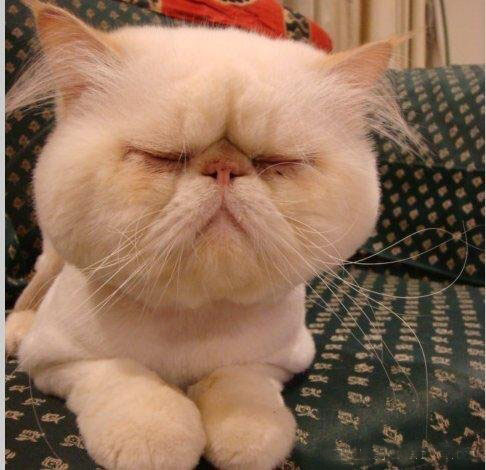
%> input picture PA2-Segmentation and clustering/PA2_out/imgs/cat_grumpy.jpg, 486 x 470 px
$ octave RunComputeSegmentation.m   (GNU Octave 9; MATLAB toolbox functions it lacks are replaced by stand-ins)
%> lines starting %> are read from the running program, lines starting %| are printed output that depends on the picture; in (x1, y1, x2, y2) boxes, pixels count from 0 and x2, y2 are one past the last pixel; in counts of white or black regions, pixels touching at a corner belong together; the program's own positions count from 1
### PA2-Segmentation and clustering/PA2_out/code/ComputeSegmentation.m
function segments = ComputeSegmentation(img, k, clusteringMethod, featureFn, ...
                                        normalizeFeatures, resize)
% Compute a segmentation for an image.
%
% First a feature vector is extracted from each pixel of the image. Next a
% clustering algorithm is applied to the set of all feature vectors. Two
% pixels are assigned to the same segment if and only if their feature
% vectors are assigned to the same cluster.
%
% Note that segmenting an image of size w x h involves clustring w*h
% points; this could run very slowly for high resolution images. To improve
% performance in this case, we can segment a shrunk version of the image
% and then use the segmentation of the small image to construct a
% segmentation for the original image. Setting the resize parameter enables
% this optimization.
%
% segments = ComputeSegmentation(img, k, clusteringMethod, featureFn, normalizeFeatures, resize)
%
% INPUTS
% img - An array of pixel data for the image to segment.
% k - The number of segments into which the image should be split.
% clusteringMethod - The method to use for clustering. Must be one of
%                    'kmeans' or 'hac' for k-means or hiehierarchical
%                    agglomerative clustering respectively.
% featureFn - Parameter specifying a handle to a function used to
%             extract features from the image. To create a function handle,
%             prepend a @ to the name of a function like this:
%             @ComputeColorFeatures
% normalizeFeatures - OPTIONAL parameter; if true then NormalizeFeatures
%                     will be used to normalize features after they are
%                     computed.
% resize - OPTIONAL parameter giving the scale to which the image should be
%          resized prior to extracting features and clustering; should be
%          in the range 0 < resize <= 1. Setting this argument to a smaller
%          value will increase the speed of the clustering algorithm but
%          will cause the computed segments to be blockier. This setting is
%          usually not necessary for kmeans clustering, but when using
%          hac clustering this parameter will probably need to be set to
%          a value less than 1.
%
%
% OUTPUTS
% segments - A struct array with one element for each cluster.
%            segments(c) is a struct describing segment number c and has
%            the following fields:
%
%     .img  - An array of size h x w x 3 containing image data for the cth
%             cluster.
%     .mask - A logical array of size h x w where mask(i, j) = 1 if
%             img(i, j, :) is part of cluster c.

    if strcmp(clusteringMethod, 'kmeans')
        clusterFn = @KMeansClustering;
    elseif strcmp(clusteringMethod, 'hac')
        clusterFn = @HAClustering;
    else
        error('method must be one of ''kmeans'' or ''hac''');
    end

    if nargin < 5
        normalizeFeatures = true;
    end

    if nargin < 6
        resize = 1;
    end


    height = size(img, 1);
    width = size(img, 2);

    % Resize the image.
    imgSmall = imresize(img, resize);

    % Compute features for the smaller image.
    features = featureFn(imgSmall);

    % Maybe normalize the features.
    if normalizeFeatures
        features = NormalizeFeatures(features);
    end

    % The features array is of size h x w x f, but the clustering
    % algorithms expect a matrix of points of shape (h*w) x f, so we have
    % to reshape the features array.
    points = reshape(features, [], size(features, 3));

    % Apply the clustering algorithm to get an assignment of each point to
    % a cluster.
    idx = clusterFn(points, k);

    % The clustering algorithm gives a vector of cluster identities, but we
    % want a rectangular array of the same size as the image so we reshape
    % again.
    idx = reshape(idx, size(features, 1), size(features, 2));

    % The image may have been resized prior to clustering, but we want
    % a segmentation of the original image. To fix this we treat the array
    % of cluster identities as an image, and resize it to the size of the
    % original image. For this to work correctly the cluster identities
    % need to be resized using nearest neighbor interpolation.
    idx = imresize(idx, [height, width], 'nearest');

    % Conver the array of cluster identities into a more convenient data
    % structure.
    segments = MakeSegments(img, idx);
end

### PA2-Segmentation and clustering/PA2_out/code/NormalizeFeatures.m
function featuresNorm = NormalizeFeatures(features)
% Normalize image features to have zero mean and unit variance. This
% normalization can cause k-means clustering to perform better.
%
% INPUTS
% features - An array of features for an image. features(i, j, :) is the
%            feature vector for the pixel img(i, j, :) of the original
%            image.
%
% OUTPUTS
% featuresNorm - An array of the same shape as features where each feature
%                has been normalized to have zero mean and unit variance.

    features = double(features);
    featuresNorm = features;

%%%%%%%%%%%%%%%%%%%%%%%%%%%%%%%%%%%%%%%%%%%%%%%%%%%%%%%%%%%%%%%%%%%%%%%%%%%%%%%%
%                                                                              %
%                                YOUR CODE HERE:                               %
%                                                                              %
%                HINT: The functions mean and std may be useful                %
%                                                                              %
%%%%%%%%%%%%%%%%%%%%%%%%%%%%%%%%%%%%%%%%%%%%%%%%%%%%%%%%%%%%%%%%%%%%%%%%%%%%%%%%
    [~,~,len] = size(featuresNorm);
    for i = 1:len
    % each feature
        temp_fea = featuresNorm(:,:,i);
        mean_fea = mean(temp_fea(:));
        std_fea = std(temp_fea(:));
        featuresNorm(:,:,i) = (featuresNorm(:,:,i) - mean_fea)./std_fea;
    end

%%%%%%%%%%%%%%%%%%%%%%%%%%%%%%%%%%%%%%%%%%%%%%%%%%%%%%%%%%%%%%%%%%%%%%%%%%%%%%%%
%                                                                              %
%                              CODE        END                                 %
%                                                                              %
%                                                                              %
%%%%%%%%%%%%%%%%%%%%%%%%%%%%%%%%%%%%%%%%%%%%%%%%%%%%%%%%%%%%%%%%%%%%%%%%%%%%%%%%
end

### PA2-Segmentation and clustering/PA2_out/code/KMeansClustering.m
function idx = KMeansClustering(X, k, visualize2D, centers)
% Run the k-means clustering algorithm.
%
% INPUTS
% X - An array of size m x n containing the points to cluster. Each row is
%     an n-dimensional point, so X(i, :) gives the coordinates of the ith
%     point.
% k - The number of clusters to compute.
% visualize2D - OPTIONAL parameter telling whether or not to visualize the
%               progress of the algorithm for 2D data. If not set then 2D
%               data will not be visualized.
% centers - OPTIONAL parameter giving initial centers for the clusters.
%           If provided, centers should be a k x n matrix where
%           centers(c, :) is the center of the cth cluster. If not provided
%           then cluster centers will be initialized by selecting random
%           rows of X. You don't need to use this parameter; it is mainly
%           here to make your code more easily testable.
%
% OUTPUTS
% idx     - The assignments of points to clusters. idx(i) = c means that the
%           point X(i, :) has been assigned to cluster c.

    if ~isa(X, 'double')
        X = double(X);
    end
    % The number of points to cluster.
    m = size(X, 1);
    % The dimension of each point.
    n = size(X, 2);

    % If we are going to display the clusters graphically then create a
    % figure in which to draw the visualization.
    figHandle = [];
    if n == 2 && visualize2D
        figHandle = figure;
    end


    % If initial cluster centers were not provided then initialize cluster
    % centers to random rows of X. Each row of the centers variable should
    % contain the center of a cluster, so that centers(c, :) is the center
    % of the cth cluster.
    if ~exist('centers', 'var')
        centers = zeros(k, n);
        %%%%%%%%%%%%%%%%%%%%%%%%%%%%%%%%%%%%%%%%%%%%%%%%%%%%%%%%%%%%%%%%%%%%%%%
        %                                                                     %
        %                            YOUR CODE HERE                           %
        %                                                                     %
        %%%%%%%%%%%%%%%%%%%%%%%%%%%%%%%%%%%%%%%%%%%%%%%%%%%%%%%%%%%%%%%%%%%%%%%
        indx = randperm(m,k);
        centers = X(indx,:);
        %%%%%%%%%%%%%%%%%%%%%%%%%%%%%%%%%%%%%%%%%%%%%%%%%%%%%%%%%%%%%%%%%%%%%%%
        %                                                                     %
        %                            END YOUR CODE                            %
        %                                                                     %
        %%%%%%%%%%%%%%%%%%%%%%%%%%%%%%%%%%%%%%%%%%%%%%%%%%%%%%%%%%%%%%%%%%%%%%%
    end

    % The assignments of points to clusters. If idx(i) == c then the point
    % X(i, :) belongs to the cth cluster.
    idx = zeros(m, 1);

    % The number of iterations that we have performed.
    iter = 0;

    % If the assignments of points to clusters have not converged after
    % performing MAX_ITER iterations then we will break and just return the
    % current cluster assignments.
    MAX_ITER = 100;

    while true
        % Store old cluster assignments
        old_idx = idx;

        % Compute distances from each point to the centers and assign each
        % point to the closest cluster.
        %%%%%%%%%%%%%%%%%%%%%%%%%%%%%%%%%%%%%%%%%%%%%%%%%%%%%%%%%%%%%%%%%%%%%%%
        %                                                                     %
        %                            YOUR CODE HERE                           %
        %                                                                     %
        %%%%%%%%%%%%%%%%%%%%%%%%%%%%%%%%%%%%%%%%%%%%%%%%%%%%%%%%%%%%%%%%%%%%%%%
        D = pdist2(X,centers);
        [~,idx] = min(D,[],2);
        %%%%%%%%%%%%%%%%%%%%%%%%%%%%%%%%%%%%%%%%%%%%%%%%%%%%%%%%%%%%%%%%%%%%%%%
        %                                                                     %
        %                            END YOUR CODE                            %
        %                                                                     %
        %%%%%%%%%%%%%%%%%%%%%%%%%%%%%%%%%%%%%%%%%%%%%%%%%%%%%%%%%%%%%%%%%%%%%%%

        % Break if cluster assignments didn't change
        if idx == old_idx
            break;
        end

        % Update the cluster centers
        %%%%%%%%%%%%%%%%%%%%%%%%%%%%%%%%%%%%%%%%%%%%%%%%%%%%%%%%%%%%%%%%%%%%%%%
        %                                                                     %
        %                            YOUR CODE HERE                           %
        %                                                                     %
        %%%%%%%%%%%%%%%%%%%%%%%%%%%%%%%%%%%%%%%%%%%%%%%%%%%%%%%%%%%%%%%%%%%%%%%
        for i = 1 :k
            centers(i,:)= mean(X(find(idx==i),:));
        end
        %%%%%%%%%%%%%%%%%%%%%%%%%%%%%%%%%%%%%%%%%%%%%%%%%%%%%%%%%%%%%%%%%%%%%%%
        %                                                                     %
        %                            END YOUR CODE                            %
        %                                                                     %
        %%%%%%%%%%%%%%%%%%%%%%%%%%%%%%%%%%%%%%%%%%%%%%%%%%%%%%%%%%%%%%%%%%%%%%%

        % Display the points in the 2D case.
        if n == 2 && visualize2D
            VisualizeClusters2D(X, idx, centers, figHandle);
            pause;
        end

        % Stop early if we have performed more than MAX_ITER iterations
        iter = iter + 1;
        if iter > MAX_ITER
            break;
        end
    end
end

### PA2-Segmentation and clustering/PA2_out/code/MakeSegments.m
function segments = MakeSegments(img, idx)
% Use the cluster assignments for each pixel in an image to create a data
% structure describing the computed segments.
%
% INPUTS
% img - The original image; an array of size w x h x 3
% idx - Cluster identities for the image. idx(i, j) = c means that the
%       pixel img(i, j, :) is assigned to cluster c.
%
% OUTPUTS
% segments - A struct array with one element for each cluster.
%            segments(c) is a struct describing segment number c and has
%            the following fields:
%
%     .img  - An array of size h x w x 3 containing image data for the cth
%             cluster.
%     .mask - A logical array of size h x w where mask(i, j) = 1 if
%             img(i, j, :) is part of cluster c.

    labels = unique(idx);

    segments = repmat(struct('img', [], 'mask', []), 1, length(labels));

    for i = 1:length(labels)
        mask = (idx == labels(i));
        segments(i).mask = mask;
        segments(i).img = MaskImage(mask, img);
    end

end

### PA2-Segmentation and clustering/PA2_out/code/MaskImage.m
function maskedImg = MaskImage(mask, img, bgColor)
% Extract parts of an image using a mask.
%
% INPUTS
% mask - A logical array of size h x w specifying the segments of the image
%        to extract.
% img - An array of image data of size h x w x 3.
% bgColor - A vector [r, g, b] giving the background color of the masked
%           image where 0 <= r, g, b <= 1. This parameter is OPTIONAL; if
%           it is not set then it is set to the default background color
%           for figures.

    height = size(img, 1);
    width = size(img, 2);
    numChannels = size(img, 3);

    % If a background color is not specified then we hack a bit to set the
    % background color to the default background color of a figure.
    if nargin < 3
        bgColor = get(0, 'DefaultFigureColor');
    end

    % A dirty hack to convert the bgColor to the class of img.
    bgColor = eval(sprintf('im2%s(%s)', class(img), 'bgColor'));

    bgColor = reshape(bgColor, [1, 1, numChannels]);
    maskedImg = repmat(bgColor, [height, width, 1]);

    mask = repmat(mask, [1, 1, numChannels]);
    maskedImg(mask) = img(mask);

    % Another dirty hack to convert the output to the class of the input
    maskedImg = eval(sprintf('%s(%s)', class(img), 'maskedImg'));
end

### PA2-Segmentation and clustering/PA2_out/code/ShowSegments.m
function ShowSegments(img, segments)
% Creates a figure showing the individual segments of a segmentation.
%
% INPUTS
% img - The image for which a segmentation has been computed.
% segments - A struct array containing a segmentation for img. The format
%            of the struct array is described in ComputeSegmentation.m.

    % Pick the width and height of the subplot grid automatically to make
    % it as square as possible.
    gridWidth = ceil(sqrt(length(segments) + 1));
    gridHeight = ceil((1 + length(segments)) / gridWidth);

    figure;

    % Show the original image.
    subplot(gridHeight, gridWidth, 1);
    imshow(img);

    % Show each segment.
    for i = 1:length(segments)
        subplot(gridHeight, gridWidth, i + 1);
        imshow(segments(i).img);
    end
    subplot(gridHeight, gridWidth, 1);

end

### PA2-Segmentation and clustering/PA2_out/code/MakeMeanColorImage.m
function meanColorImg = MakeMeanColorImage(segments)
% Visualize a segmentation of an image by replacing each segment of the
% original image with its mean color.
%
% INPUTS
% segments - A struct array containing information about computed segments
%            as described in MakeSegments.m.
% meanColorImg - An array of the same size as the original image such that
%                meanColorImg(i, j, :) is the average color of the segment
%                to which pixel (i, j) of the original image has been
%                assigned.

    meanColorImg = zeros(size(segments(1).img));

    for channel = 1:size(meanColorImg, 3)
        simgChannel = zeros(size(meanColorImg, 1), size(meanColorImg, 2));
        for c = 1:length(segments)
            segmentChannel = double(segments(c).img(:, :, channel));
            mask = segments(c).mask;
            simgChannel(mask) = mean(segmentChannel(mask));
        end
        meanColorImg(:, :, channel) = simgChannel;
    end

    meanColorImg = uint8(meanColorImg);
end

### PA2-Segmentation and clustering/PA2_out/code/ComputeColorFeatures.m
function features = ComputeColorFeatures(img)
% Computes a feature vector of color values for all pixels in an image.
%
% INPUTS
% img - Array of image data of size h x w x 3.
%
% OUTPUT
% features - Array of size h x w x 3 where features(i, j, :) is the feature
%            vector for the pixel img(i, j, :). In the case of color
%            features this is simply the input image.

    features = double(img);
end

### PA2-Segmentation and clustering/PA2_out/code/ShowMeanColorImage.m
function ShowMeanColorImage(img, segments)
% Given a segmentation of an image, creates a figure showing the original
% image and a recolored version of the image where the pixels of each
% segment are replaced by the mean color of all pixels in that segment.
%
% INPUTS
% img - The image for which a segmentation has been computed.
% segments - A struct array containing a segmentation for img. The format
%            of the struct array is described in ComputeSegmentation.m.

    % Compute the mean color image.
    meanColorImg = MakeMeanColorImage(segments);

    figure;

    % Show the original image.
    subplot(1, 2, 1);
    imshow(img);

    % Show the mean color image.
    subplot(1, 2, 2);
    imshow(meanColorImg);

end

### PA2-Segmentation and clustering/PA2_out/code/RunComputeSegmentation.m
% Simple script to run ComputeSegmentation.

% Read the input image.
img = imread('../imgs/cat_grumpy.jpg');
%> img is the input picture: size 470x486x3 uint8; mean R, G, B 143.8, 112.1, 90.2

% Choose the number of clusters and the clustering method.
k = 4;
clusteringMethod = 'kmeans';

% Choose the feature function that will be used. The @ syntax creates a
% function handle; this allows us to pass a function as an argument to
% another function.
featureFn = @ComputeColorFeatures;

% Whether or not to normalize features before clustering.
normalizeFeatures = true;

% Whether or not to resize the image before clustering. If this script
% runs too slowly then you should set resize to a value less than 1.
resize = 1.0;

% Use all of the above parameters to actually compute a segmentation.
segments = ComputeSegmentation(img, k, clusteringMethod, featureFn, ...
                               normalizeFeatures, resize);
%> the loop in NormalizeFeatures, `for i = 1:len` made 3 passes
%> (mean_fea, std_fea) on passes 1 to 3: (143.8, 66.07), (112.1, 52.25), (90.16, 47.05)
%> pass 1, in NormalizeFeatures, `temp_fea = featuresNorm(:,:,i);`:
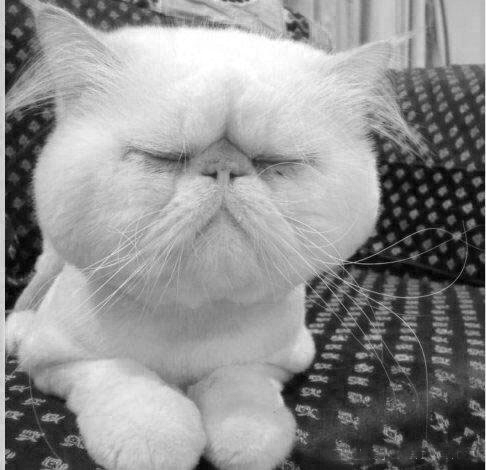
%> temp_fea: size 470x486 double; min 0, max 255, mean 143.8
%> after the loop in NormalizeFeatures, `for i = 1:len`:
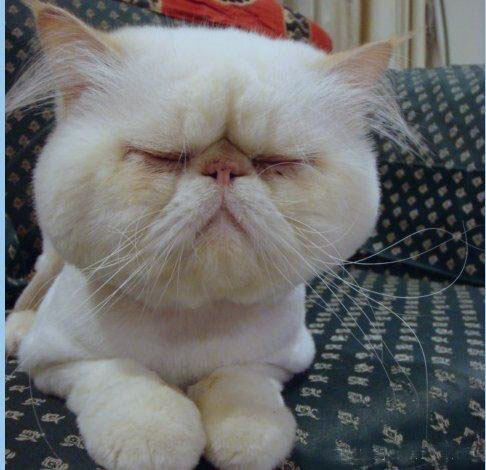
%> featuresNorm: size 470x486x3 double; mean R, G, B -5.92e-15, -1.12e-14, -7.59e-15; drawn with min black and max white
%> in ComputeSegmentation, `idx = reshape(idx, size(features, 1), size(features, 2));`:
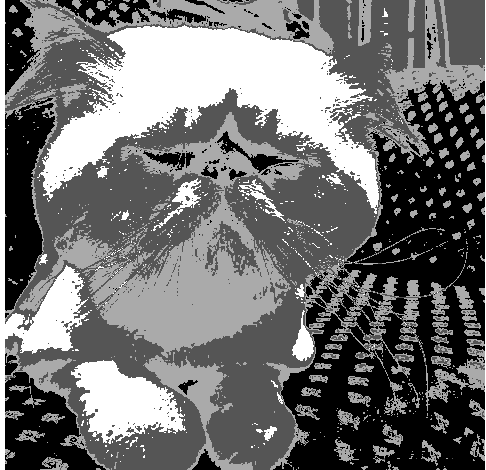
%> idx: size 470x486 double; min 1, max 4, mean 2.33; drawn with min black and max white
%> in MakeSegments, `labels = unique(idx);`: labels = [1; 2; 3; 4]
%> in MakeSegments, `segments = repmat(struct('img', [], 'mask', []), 1, length(labels));`: segments = 4 items
%> the loop in MakeSegments, `for i = 1:length(labels)` made 4 passes
%> pass 1, in MakeSegments, `mask = (idx == labels(i));`:
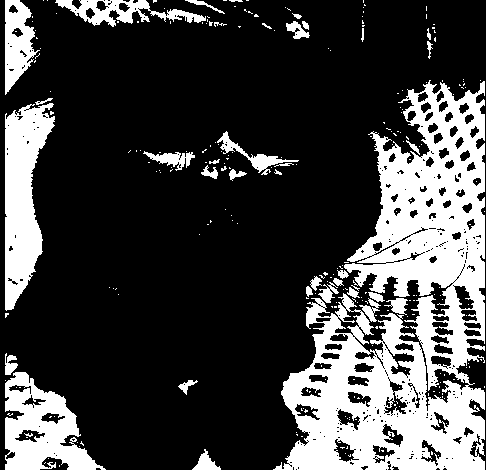
%> mask: size 470x486 logical; 26% white; 257 white regions (221 under 20 px), largest, box (x1, y1, x2, y2) and area: (273, 80, 485, 470) 40200, (5, 103, 55, 311) 6204, (5, 372, 106, 470) 5195
%> segments = 4 items

% Show the computed segments in two different ways.
ShowSegments(img, segments);
%> in ShowSegments, `gridWidth = ceil(sqrt(length(segments) + 1));`: gridWidth = 3
%> in ShowSegments, `gridHeight = ceil((1 + length(segments)) / gridWidth);`: gridHeight = 2
%> the loop in ShowSegments, `for i = 1:length(segments)` made 4 passes
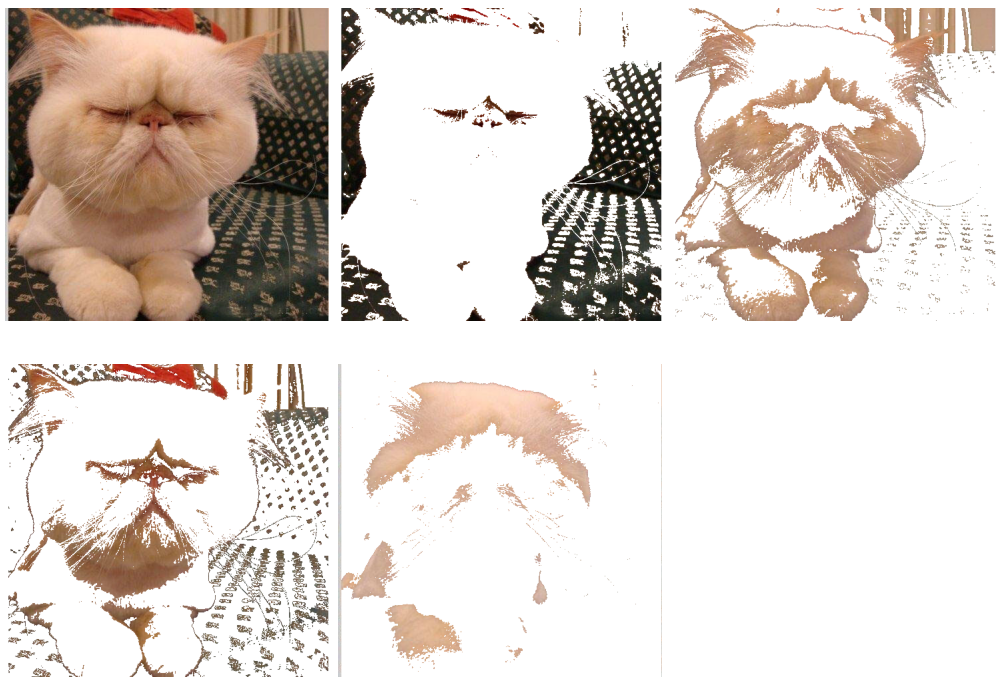
%> figure redrawn from the program's plot data, 5 panels
ShowMeanColorImage(img, segments);
%> after the loop in MakeMeanColorImage, `for channel = 1:size(meanColorImg, 3)`:
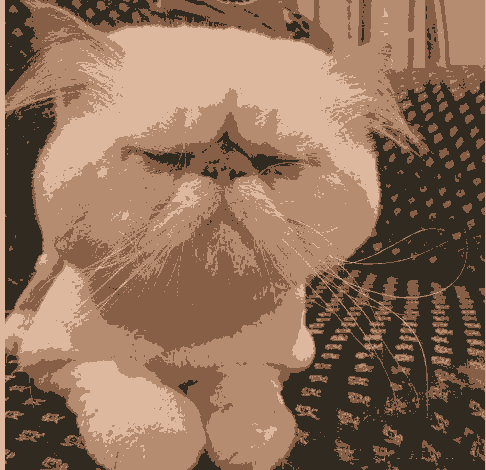
%> meanColorImg: size 470x486x3 double; mean R, G, B 143.8, 112.1, 90.2; mean of the top-left, top-right, bottom-left and bottom-right quarters 133.9, 122.5, 124, 81.2
%> after the loop in MakeMeanColorImage, `for channel = 1:size(meanColorImg, 3)`:
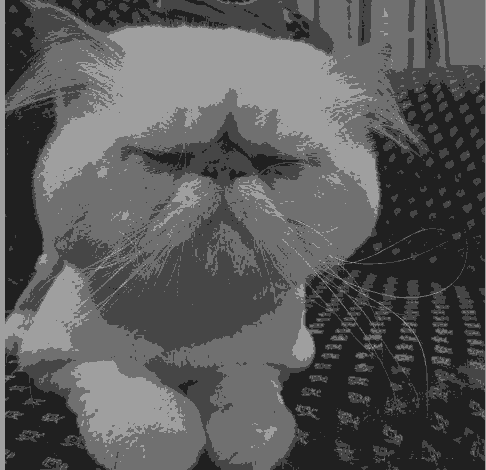
%> simgChannel: size 470x486 double; min 32.73, max 159.2, mean 90.2
